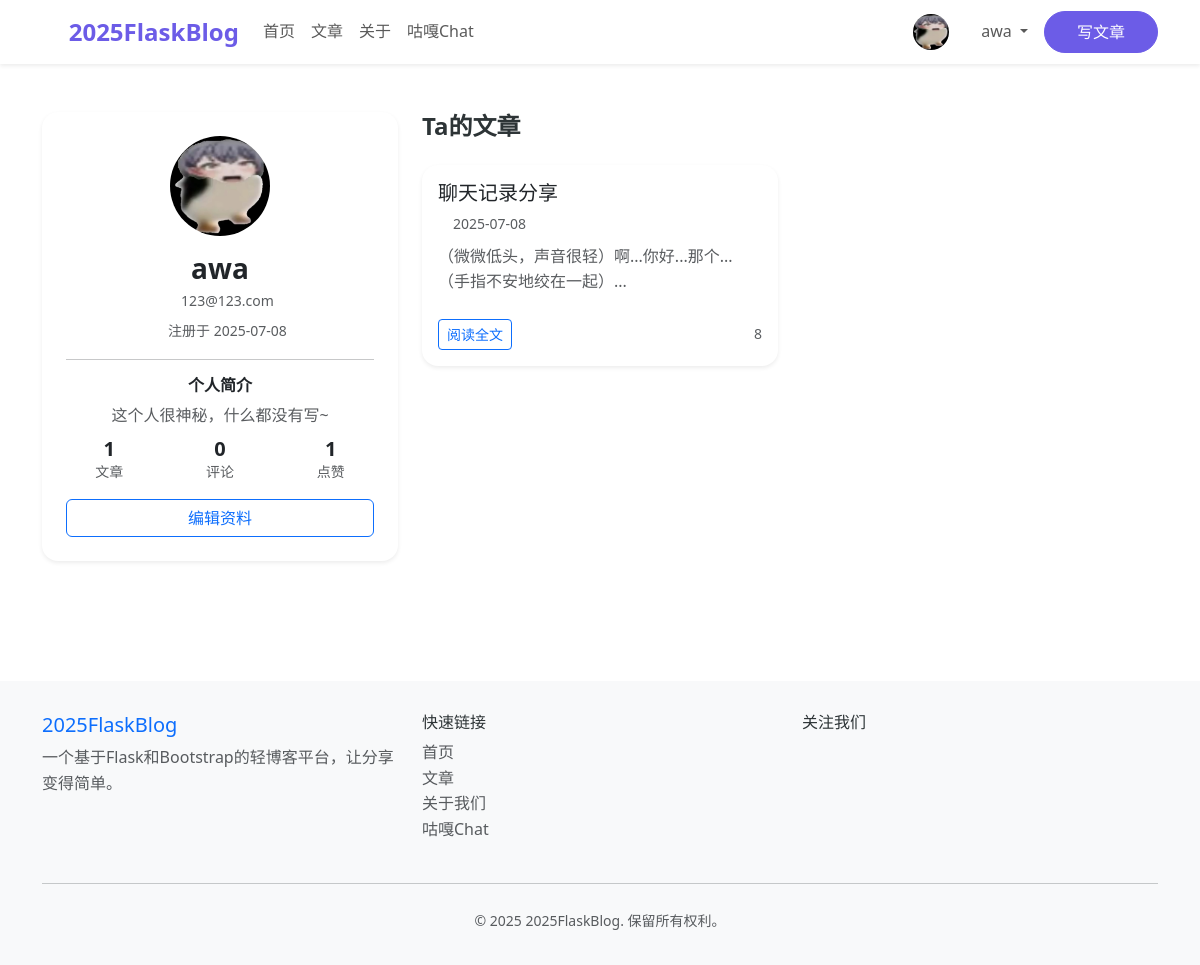
The app's page /user/1 (signed in), older data.
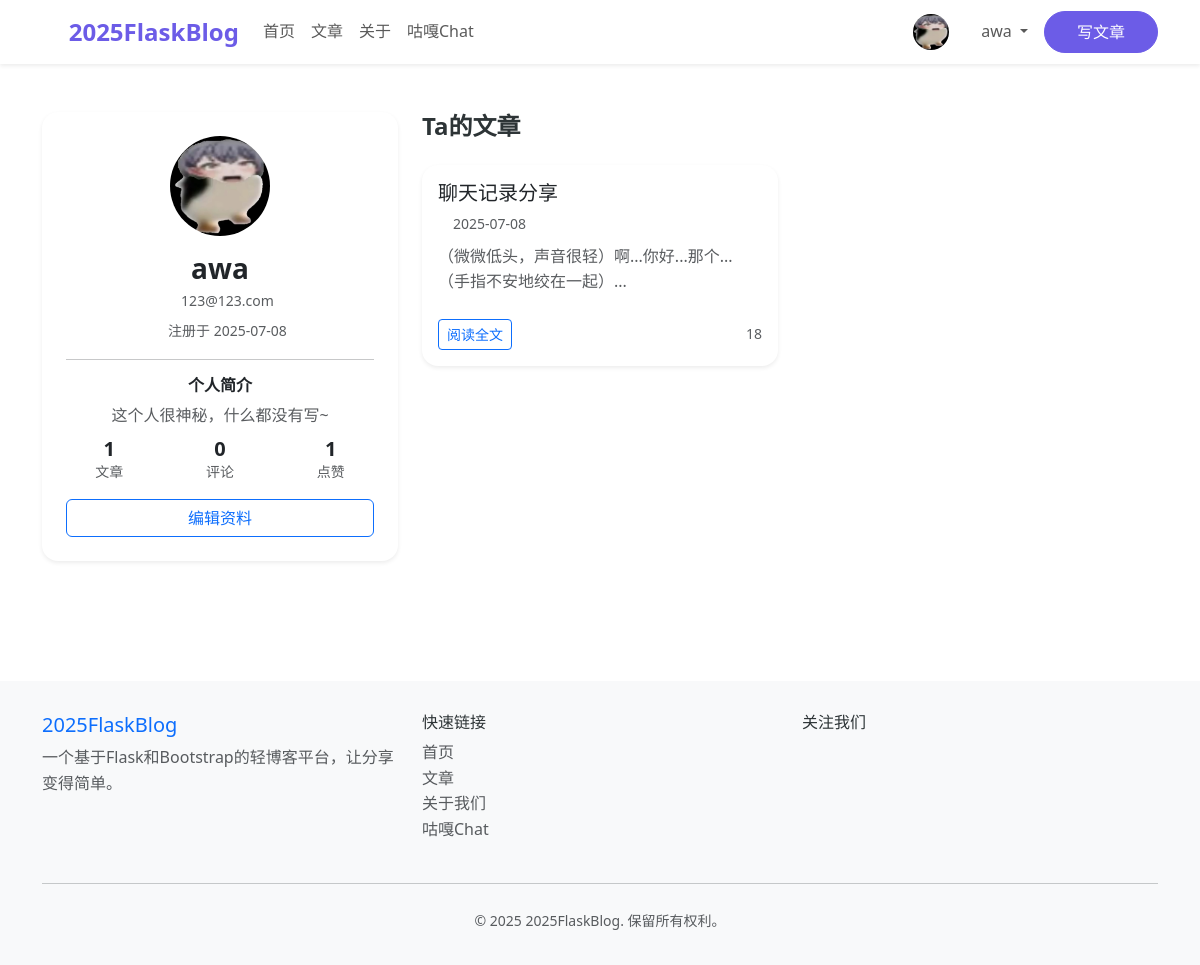
The same page, newer data.
### app/models.py (models this page shows, shortened)
class User(UserMixin, db.Model):
    __tablename__ = 'users'
    id = db.Column(db.Integer, primary_key=True)
    username = db.Column(db.String(80), unique=True, nullable=False, index=True)
    email = db.Column(db.String(120), unique=True, nullable=False, index=True)
    password_hash = db.Column(db.String(255), nullable=False)
    first_name = db.Column(db.String(50), nullable=True)
    last_name = db.Column(db.String(50), nullable=True)
    bio = db.Column(db.Text, nullable=True)
    avatar_url = db.Column(db.String(255), nullable=True)
    is_active = db.Column(db.Boolean, default=True)
    is_admin = db.Column(db.Boolean, default=False)
    created_at = db.Column(db.DateTime, default=lambda: datetime.now(timezone.utc))
    updated_at = db.Column(db.DateTime, default=lambda: datetime.now(timezone.utc), onupdate=lambda: datetime.now(timezone.utc))
    last_login = db.Column(db.DateTime, nullable=True)
    posts = db.relationship('Post', backref='author', lazy='dynamic', cascade='all, delete-orphan')
    comments = db.relationship('Comment', backref='author', lazy='dynamic', cascade='all, delete-orphan')
    likes = db.relationship('Like', backref='author', lazy='dynamic', cascade='all, delete-orphan')

class Post(db.Model):
    __tablename__ = 'posts'
    id = db.Column(db.Integer, primary_key=True)
    title = db.Column(db.String(120), nullable=False)
    content = db.Column(db.Text, nullable=False)
    summary = db.Column(db.String(255))
    created_at = db.Column(db.DateTime, default=lambda: datetime.now(timezone.utc))
    updated_at = db.Column(db.DateTime, default=lambda: datetime.now(timezone.utc), onupdate=lambda: datetime.now(timezone.utc))
    views = db.Column(db.Integer, default=0)
    author_id = db.Column(db.Integer, db.ForeignKey('users.id'), nullable=False)
    is_published = db.Column(db.Boolean, default=True)
    is_featured = db.Column(db.Boolean, default=False)
    is_deleted = db.Column(db.Boolean, default=False)
    is_chat_share = db.Column(db.Boolean, default=False)  # 是否为聊天记录分享
    conversation_id = db.Column(db.Integer, db.ForeignKey('conversations.id'), nullable=True)  # 关联的聊天会话
    comments = db.relationship('Comment', backref='post', lazy='dynamic', cascade='all, delete-orphan')
    likes = db.relationship('Like', backref='post', lazy='dynamic', cascade='all, delete-orphan')
    conversation = db.relationship('Conversation', backref='shared_posts')  # 关联的聊天会话

### app/routes.py (the view)
@main_bp.route('/user/<int:user_id>')
def user_profile(user_id):
    user = User.query.get_or_404(user_id)
    posts = Post.query.filter_by(author_id=user.id, is_deleted=False).order_by(Post.created_at.desc()).all()
    return render_template('user/profile.html', user=user, posts=posts)

### app.py (called while the page is built)
@app.context_processor
def inject_user():
    return dict(current_user=current_user)

### app/__init__.py (called while the page is built)
def create_app(config_class=Config):
    app = Flask(__name__)
    app.config.from_object(config_class)
    db.init_app(app)
    login_manager.init_app(app)
    migrate.init_app(app, db)
    bcrypt.init_app(app)
    login_manager.login_view = 'main.login'
    login_manager.login_message = '请先登录才能访问此页面。'
    login_manager.login_message_category = 'info'
    @login_manager.user_loader
    def load_user(user_id):
        from app.models import User
        return User.query.get(int(user_id))
    from app.routes import main_bp
    from app.guga_chat import guga_chat_bp
    app.register_blueprint(main_bp)
    app.register_blueprint(guga_chat_bp)
    @app.template_filter('nl2br')
    def nl2br_filter(text):
        """将换行符转换为HTML的<br>标签"""
        if text is None:
            return ''
        return text.replace('\n', '<br>')
    return app

### app/templates/user/profile.html (shortened to what this page needs)
{% extends "base.html" %}
{% block extra_css %}
<link rel="stylesheet" href="{{ url_for('static', filename='css/github.min.css') }}">
{% endblock %}
{% block content %}
<div class="container py-5">
    <div class="row">
        <div class="col-md-4 mb-4">
            <div class="card shadow-sm border-0 rounded-4">
                <div class="card-body p-4 text-center">
                    <img src="{{ user.avatar_url or url_for('static', filename='img/default_avatar.png') }}" class="rounded-circle mb-3" width="100" height="100" alt="头像">
                    <h3 class="fw-bold mb-1">{{ user.username }}</h3>
                    <div class="text-muted small mb-2">
                        <i class="fas fa-envelope me-1"></i>{{ user.email }}
                    </div>
                    <div class="text-muted small mb-2">
                        <i class="fas fa-calendar-alt me-1"></i>注册于 {{ user.created_at.strftime('%Y-%m-%d') if user.created_at else '' }}
                    </div>
                    <hr>
                    <h6 class="fw-bold">个人简介</h6>
                    <p class="text-muted mb-2">{{ user.bio or '这个人很神秘，什么都没有写~' }}</p>
                    <div class="row text-center mb-2">
                        <div class="col-4">
                            <div class="fw-bold h5 mb-0">{{ user.posts.count() }}</div>
                            <div class="text-muted small">文章</div>
                        </div>
                        <div class="col-4">
                            <div class="fw-bold h5 mb-0">{{ user.comments.count() }}</div>
                            <div class="text-muted small">评论</div>
                        </div>
                        <div class="col-4">
                            <div class="fw-bold h5 mb-0">{{ user.likes.count() }}</div>
                            <div class="text-muted small">点赞</div>
                        </div>
                    </div>
                    {% if current_user.is_authenticated and current_user.id == user.id %}
                    <a href="{{ url_for('main.edit_profile', user_id=user.id) }}" class="btn btn-outline-primary w-100 mt-2">编辑资料</a>
                    {% endif %}
                </div>
            </div>
        </div>
        <div class="col-md-8">
            <h4 class="fw-bold mb-4">Ta的文章</h4>
            <div class="row g-4">
                {% if posts %}
                    {% for post in posts %}
                    <div class="col-12 col-md-6">
                        <div class="card h-100 shadow-sm border-0 rounded-4">
                            <div class="card-body d-flex flex-column">
                                <h5 class="card-title mb-2">
                                    <a href="{{ url_for('main.post_detail', post_id=post.id) }}" class="text-decoration-none text-dark">
                                        {{ post.title }}
                                    </a>
                                </h5>
                                <div class="mb-2 text-muted small">
                                    <i class="fas fa-clock me-1"></i>{{ post.created_at.strftime('%Y-%m-%d') }}
                                </div>
                                <div class="card-text text-muted flex-grow-1 article-preview" id="preview-{{ post.id }}">
                                </div>
                                <div class="mt-2 d-flex justify-content-between align-items-center">
                                    <a href="{{ url_for('main.post_detail', post_id=post.id) }}" class="btn btn-sm btn-outline-primary">阅读全文</a>
                                    <div class="text-muted small">
                                        <i class="fas fa-eye me-1"></i>{{ post.views or 0 }}
                                    </div>
                                </div>
                            </div>
                        </div>
                    </div>
                    {% endfor %}
                {% else %}
                    <div class="col-12">
                        <div class="alert alert-info text-center mb-0">
                            暂无文章。
                        </div>
                    </div>
                {% endif %}
            </div>
        </div>
    </div>
</div>
{% endblock %}

### app/templates/base.html (shortened to what this page needs)
<!DOCTYPE html>
<html lang="zh-CN">
<head>
    <link href="{{ url_for('static', filename='css/bootstrap.min.css') }}" rel="stylesheet">
    {% block extra_css %}{% endblock %}
</head>
<body>
    <nav class="navbar navbar-expand-lg navbar-light bg-white shadow-sm sticky-top">
        <div class="container">
            <a class="navbar-brand" href="{{ url_for('main.index') }}">
                <i class="fas fa-blog me-2"></i>2025FlaskBlog
            </a>
            <div class="collapse navbar-collapse" id="navbarNav">
                <ul class="navbar-nav me-auto">
                    <li class="nav-item">
                        <a class="nav-link" href="{{ url_for('main.index') }}">首页</a>
                    </li>
                    <li class="nav-item">
                        <a class="nav-link" href="{{ url_for('main.post_list') }}">文章</a>
                    </li>
                    <li class="nav-item">
                        <a class="nav-link" href="{{ url_for('main.about') }}">关于</a>
                    </li>
                    <li class="nav-item">
                        <a class="nav-link" href="{{ url_for('main.guga') }}">咕嘎Chat</a>
                </ul>
                <ul class="navbar-nav">
                    {% if current_user.is_authenticated %}
                        <li class="nav-item d-flex align-items-center">
                            <a href="{{ url_for('main.user_profile', user_id=current_user.id) }}" class="nav-link p-0 me-2">
                                <img src="{{ current_user.avatar_url or url_for('static', filename='img/default_avatar.png') }}" alt="头像" class="rounded-circle" width="36" height="36" style="object-fit:cover;">
                            </a>
                        </li>
                        <li class="nav-item dropdown">
                            <a class="nav-link dropdown-toggle" href="#" id="navbarDropdown" role="button" data-bs-toggle="dropdown">
                                <i class="fas fa-user me-1"></i>{{ current_user.username }}
                            </a>
                        </li>
                        <li class="nav-item">
                            <a class="btn btn-primary ms-2" href="{{ url_for('main.create_post') }}">写文章</a>
                        </li>
                    {% endif %}
                </ul>
            </div>
        </div>
    </nav>
    <main>
        {% block content %}{% endblock %}
    </main>
    <footer class="footer">
        <div class="container">
            <div class="row">
                <div class="col-md-4">
                    <h5 class="text-primary">2025FlaskBlog</h5>
                    <p class="text-muted">一个基于Flask和Bootstrap的轻博客平台，让分享变得简单。</p>
                </div>
                <div class="col-md-4">
                    <h6>快速链接</h6>
                    <ul class="list-unstyled">
                        <li><a href="{{ url_for('main.index') }}" class="text-muted text-decoration-none">首页</a></li>
                        <li><a href="{{ url_for('main.post_list') }}" class="text-muted text-decoration-none">文章</a></li>
                        <li><a href="{{ url_for('main.about') }}" class="text-muted text-decoration-none">关于我们</a></li>
                        <li><a href="{{ url_for('main.guga') }}" class="text-muted text-decoration-none">咕嘎Chat</a></li>
                    </ul>
                </div>
                <div class="col-md-4">
                    <h6>关注我们</h6>
                    <div class="d-flex gap-3">
                        <a href="#" class="text-muted"><i class="fab fa-github fa-lg"></i></a>
                        <a href="#" class="text-muted"><i class="fab fa-twitter fa-lg"></i></a>
                        <a href="#" class="text-muted"><i class="fab fa-linkedin fa-lg"></i></a>
                    </div>
                </div>
            </div>
            <hr class="my-4">
            <div class="text-center text-muted">
                <small>&copy; 2025 2025FlaskBlog. 保留所有权利。</small>
            </div>
        </div>
    </footer>
    <link rel="stylesheet" href="{{ url_for('static', filename='css/all.min.css') }}">
</body>
</html>

Row changes from the older to the newer data that the page shows:
changed Post "聊天记录分享": views "8" → "18"
